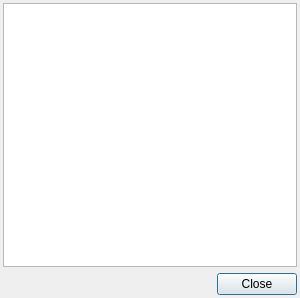
<?xml version="1.0" encoding="UTF-8"?>
<ui version="4.0">
 <class>deptTree_diag</class>
 <widget class="QDialog" name="deptTree_diag">
  <property name="geometry">
   <rect>
    <x>0</x>
    <y>0</y>
    <width>300</width>
    <height>298</height>
   </rect>
  </property>
  <property name="windowTitle">
   <string>Dialog</string>
  </property>
  <layout class="QGridLayout" name="gridLayout">
   <property name="margin">
    <number>3</number>
   </property>
   <item row="0" column="0">
    <widget class="QTreeWidget" name="dept_treeWidget">
     <property name="rootIsDecorated">
      <bool>true</bool>
     </property>
     <property name="animated">
      <bool>true</bool>
     </property>
     <attribute name="headerVisible">
      <bool>false</bool>
     </attribute>
     <attribute name="headerVisible">
      <bool>false</bool>
     </attribute>
     <column>
      <property name="text">
       <string notr="true">1</string>
      </property>
     </column>
    </widget>
   </item>
   <item row="1" column="0">
    <widget class="QDialogButtonBox" name="close_btnbox">
     <property name="orientation">
      <enum>Qt::Horizontal</enum>
     </property>
     <property name="standardButtons">
      <set>QDialogButtonBox::Close</set>
     </property>
    </widget>
   </item>
  </layout>
 </widget>
 <resources/>
 <connections>
  <connection>
   <sender>close_btnbox</sender>
   <signal>accepted()</signal>
   <receiver>deptTree_diag</receiver>
   <slot>accept()</slot>
   <hints>
    <hint type="sourcelabel">
     <x>248</x>
     <y>254</y>
    </hint>
    <hint type="destinationlabel">
     <x>157</x>
     <y>274</y>
    </hint>
   </hints>
  </connection>
  <connection>
   <sender>close_btnbox</sender>
   <signal>rejected()</signal>
   <receiver>deptTree_diag</receiver>
   <slot>reject()</slot>
   <hints>
    <hint type="sourcelabel">
     <x>316</x>
     <y>260</y>
    </hint>
    <hint type="destinationlabel">
     <x>286</x>
     <y>274</y>
    </hint>
   </hints>
  </connection>
 </connections>
</ui>
